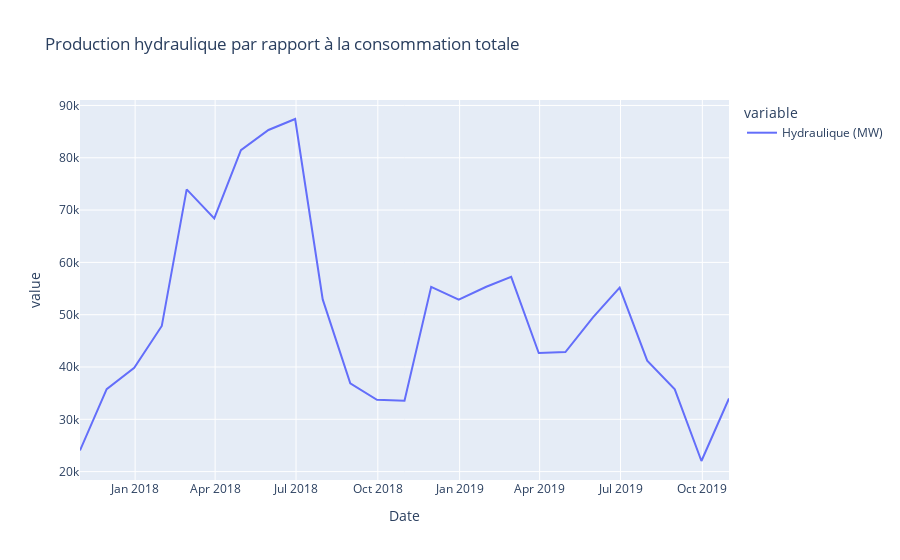

Here is the notebook cell this chart was saved with:
### Code cell
#h= df_energy_weather[['Hydraulique (MW)']].loc["2016"].resample('W').mean()                # de fev à juin 2018
h= df_energy_weather[['Hydraulique (MW)']]["2017-10":"2019-10"].resample('M').mean()                  # de fev. à juin 2020 - réduction production pendant 1er confinement
#h= df_energy_weather[['Hydraulique (MW)']]                                      # de 2013 à 2022
fig = px.line(h, title='Production hydraulique par rapport à la consommation totale')
fig.show()

#prendre deux ans
#voir précipitation

### Figure 1 — Plotly figure (JSON) as saved in the notebook; plotly's stock layout.template omitted (floating-point values rounded to 4 significant figures)
{"data": [{"hovertemplate": "variable=Hydraulique (MW)<br>Date=%{x}<br>value=%{y}<extra></extra>", "legendgroup": "Hydraulique (MW)", "line": {"color": "#636efa", "dash": "solid"}, "marker": {"symbol": "circle"}, "mode": "lines", "name": "Hydraulique (MW)", "orientation": "v", "showlegend": true, "type": "scatter", "x": ["2017-10-31T00:00:00", "2017-11-30T00:00:00", "2017-12-31T00:00:00", "2018-01-31T00:00:00", "2018-02-28T00:00:00", "2018-03-31T00:00:00", "2018-04-30T00:00:00", "2018-05-31T00:00:00", "2018-06-30T00:00:00", "2018-07-31T00:00:00", "2018-08-31T00:00:00", "2018-09-30T00:00:00", "2018-10-31T00:00:00", "2018-11-30T00:00:00", "2018-12-31T00:00:00", "2019-01-31T00:00:00", "2019-02-28T00:00:00", "2019-03-31T00:00:00", "2019-04-30T00:00:00", "2019-05-31T00:00:00", "2019-06-30T00:00:00", "2019-07-31T00:00:00", "2019-08-31T00:00:00", "2019-09-30T00:00:00", "2019-10-31T00:00:00"], "xaxis": "x", "y": [24060.0, 35760.0, 39850.0, 47850.0, 73950.0, 68410.0, 81470.0, 85320.0, 87410.0, 52920, 36880.0, 33730.0, 33550.0, 55320.0, 52890.0, 55340.0, 57220.0, 42670.0, 42850.0, 49470.0, 55180.0, 41215, 35730.0, 22030.0, 33990.0], "yaxis": "y"}], "layout": {"legend": {"title": {"text": "variable"}, "tracegroupgap": 0}, "title": {"text": "Production hydraulique par rapport à la consommation totale"}, "xaxis": {"anchor": "y", "domain": [0, 1], "title": {"text": "Date"}}, "yaxis": {"anchor": "x", "domain": [0, 1], "title": {"text": "value"}}}}
